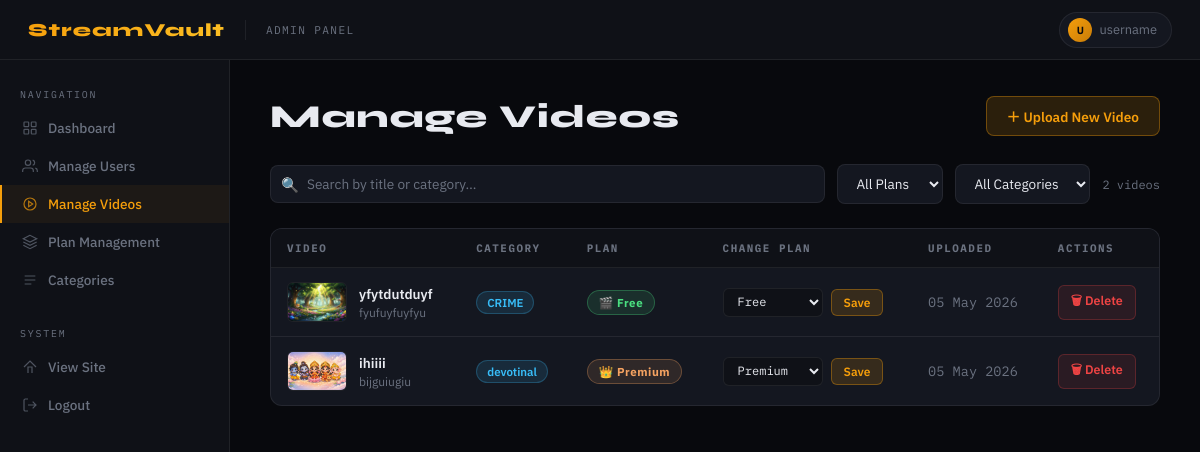
The app's page /admin-manage-videos/ (signed in) with its own data.
### Demo/models.py (models this page shows, shortened)
class Video(models.Model):
    PLAN_FREE = 'free'
    PLAN_STANDARD = 'standard'
    PLAN_PREMIUM = 'premium'
    PLAN_CHOICES = [
        (PLAN_FREE,     'Free'),
        (PLAN_STANDARD, 'Standard'),
        (PLAN_PREMIUM,  'Premium'),
    ]
    title       = models.CharField(max_length=200)
    description = models.TextField()
    category    = models.ForeignKey(Category, on_delete=models.CASCADE, related_name='videos')
    video_file  = models.FileField(upload_to='videos/')
    thumbnail   = models.ImageField(upload_to='thumbnails/')
    created_at  = models.DateTimeField(auto_now_add=True)
    required_plan = models.CharField(max_length=20, choices=PLAN_CHOICES, default=PLAN_FREE)

class Category(models.Model):
    name = models.CharField(max_length=200)
    class Meta:
        verbose_name_plural = "Categories"

### Demo/views.py (the view)
# urls.py: path('admin-manage-videos/', views.manage_videos, name='manage_videos'),
@login_required(login_url='admin_login')
def manage_videos(request):
    if not request.user.is_staff:
        return redirect('login')
    return render(request, 'admin_panel/manage_videos.html', {
        'videos':     Video.objects.all().order_by('-created_at').select_related('category'),
        'categories': Category.objects.all(),
    })

### templates/admin_panel/manage_videos.html (shortened to what this page needs)
<!DOCTYPE html>
<html lang="en">
<head>
</head>
<body>
  <header class="topbar">
    <div class="topbar-left">
      <div class="wordmark">StreamVault</div>
      <span class="topbar-label">Admin Panel</span>
    </div>
    <div class="topbar-right">
      <div class="admin-pill">
        <div class="admin-avatar">{{ user.username|first|upper }}</div>
        {{ user.username }}
      </div>
    </div>
  </header>
  <div class="layout">
    <aside class="sidebar">
      <p class="sidebar-section-label">Navigation</p>
      <ul class="sidebar-nav">
        <li>
          <a href="/admin-dashboard/">
            <svg class="nav-icon" viewBox="0 0 24 24" fill="none" stroke="currentColor" stroke-width="1.8">
              <rect x="3" y="3" width="7" height="7" rx="1"/><rect x="14" y="3" width="7" height="7" rx="1"/>
              <rect x="3" y="14" width="7" height="7" rx="1"/><rect x="14" y="14" width="7" height="7" rx="1"/>
            </svg>Dashboard
          </a>
        </li>
        <li>
          <a href="/admin-manage-users/">
            <svg class="nav-icon" viewBox="0 0 24 24" fill="none" stroke="currentColor" stroke-width="1.8">
              <path d="M17 21v-2a4 4 0 0 0-4-4H5a4 4 0 0 0-4 4v2"/><circle cx="9" cy="7" r="4"/>
              <path d="M23 21v-2a4 4 0 0 0-3-3.87"/><path d="M16 3.13a4 4 0 0 1 0 7.75"/>
            </svg>Manage Users
          </a>
        </li>
        <li>
          <a href="/admin-manage-videos/" class="active">
            <svg class="nav-icon" viewBox="0 0 24 24" fill="none" stroke="currentColor" stroke-width="1.8">
              <circle cx="12" cy="12" r="9"/><polygon points="10,8 16,12 10,16"/>
            </svg>Manage Videos
          </a>
        </li>
        <li>
          <a href="/admin-plans/">
            <svg class="nav-icon" viewBox="0 0 24 24" fill="none" stroke="currentColor" stroke-width="1.8">
              <path d="M12 2L2 7l10 5 10-5-10-5z"/><path d="M2 17l10 5 10-5"/><path d="M2 12l10 5 10-5"/>
            </svg>Plan Management
          </a>
        </li>
        <li>
          <a href="/admin-category/">
            <svg class="nav-icon" viewBox="0 0 24 24" fill="none" stroke="currentColor" stroke-width="1.8">
              <path d="M4 6h16M4 12h16M4 18h10"/>
            </svg>Categories
          </a>
        </li>
      </ul>
      <p class="sidebar-section-label">System</p>
      <ul class="sidebar-nav">
        <li>
          <a href="/">
            <svg class="nav-icon" viewBox="0 0 24 24" fill="none" stroke="currentColor" stroke-width="1.8">
              <path d="M3 12L12 3l9 9"/><path d="M9 21V12h6v9"/>
            </svg>
            View Site
          </a>
        </li>
         <li>
          <a href="/logout/">
            <svg class="nav-icon" viewBox="0 0 24 24" fill="none" stroke="currentColor" stroke-width="1.8">
              <path d="M9 21H5a2 2 0 01-2-2V5a2 2 0 012-2h4M16 17l5-5-5-5M21 12H9"/>
            </svg>
            Logout
          </a>
        </li>
      </ul>
    </aside>
    <main class="main">
      <div class="page-head">
        <h1>Manage Videos</h1>
        <a href="/admin-add-video/" class="btn-add">＋ Upload New Video</a>
      </div>
      <div class="toolbar">
        <div class="search-box">
          <span class="search-icon">🔍</span>
          <input type="text" id="searchInput" placeholder="Search by title or category…"/>
        </div>
        <select class="filter-select" id="planFilter">
          <option value="">All Plans</option>
        </select>
        <select class="filter-select" id="catFilter">
          <option value="">All Categories</option>
        </select>
        <span class="video-count" id="videoCount">{{ videos|length }} video{{ videos|length|pluralize }}</span>
      </div>
      {% if videos %}
      <div class="table-wrap">
        <table class="data-table" id="videoTable">
          <thead>
            <tr>
              <th>Video</th>
              <th>Category</th>
              <th>Plan</th>
              <th>Change Plan</th>
              <th>Uploaded</th>
              <th>Actions</th>
            </tr>
          </thead>
          <tbody>
            {% for v in videos %}
            <tr data-title="{{ v.title|lower }}" data-plan="{{ v.required_plan }}" data-cat="{{ v.category.name|lower }}">
              <td>
                <div class="thumb-cell">
                  {% if v.thumbnail %}
                    <img src="{{ v.thumbnail.url }}" alt="{{ v.title }}" class="thumb"/>
                  {% else %}
                    <div class="thumb-placeholder">🎬</div>
                  {% endif %}
                  <div>
                    <div class="video-title" title="{{ v.title }}">{{ v.title }}</div>
                    <div class="video-desc" title="{{ v.description }}">{{ v.description|truncatewords:8 }}</div>
                  </div>
                </div>
              </td>
              <td><span class="cat-badge">{{ v.category.name }}</span></td>
              <td>
                {% if v.required_plan == 'free' %}
                  <span class="plan-badge plan-free">🎬 Free</span>
                {% elif v.required_plan == 'standard' %}
                  <span class="plan-badge plan-standard">🚀 Standard</span>
                {% else %}
                  <span class="plan-badge plan-premium">👑 Premium</span>
                {% endif %}
              </td>
              <td>
                <form method="post" action="/admin-update-video-plan/{{ v.id }}/" class="plan-form">
                  <select name="required_plan" class="plan-select">
                    <option value="free"     {% if v.required_plan == 'free' %}selected{% endif %}>Free</option>
                    <option value="premium"  {% if v.required_plan == 'premium' %}selected{% endif %}>Premium</option>
                  </select>
                  <button type="submit" class="btn-save">Save</button>
                </form>
              </td>
              <td class="date-cell">{{ v.created_at|date:"d M Y" }}</td>
              <td>
                <button class="btn-delete"
                  onclick="confirmDelete('{{ v.id }}','{{ v.title|escapejs }}')">
                  🗑 Delete
                </button>
              </td>
            </tr>
            {% endfor %}
          </tbody>
        </table>
      </div>
      {% else %}
        <div class="empty-state">
          <h3>No videos yet</h3>
          <p>Upload your first video to get started.</p>
          <a href="/admin-add-video/" style="color:var(--accent);text-decoration:none;font-weight:600;">→ Upload Video</a>
        </div>
      {% endif %}
    </main>
  </div>
</body>
</html>

### records on screen
Video: thumbnail (picture), title "yfytdutduyf", description "fyufuyfuyfyu", category.name "CRIME", shows "🎬 Free", required_plan "Free", created_at "05 May 2026"
Video: thumbnail (picture), title "ihiiii", description "bijguiugiu", category.name "devotinal", shows "👑 Premium", required_plan "Premium", created_at "05 May 2026"

### other values on screen
{{ user.username|first|upper }} "U"
{{ user.username }} "username"
{{ videos|length }} "2"
